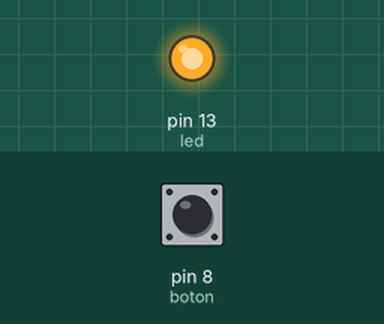
Recording of a sketch running on a simulated Arduino Uno, built with avr-gcc and run on an emulated ATmega328P. On the bench: output pins drawn as LEDs (lit = HIGH). Dashed ring = blinking. Inputs (shaded band) come from the test bench; at power-on: pin 8 (boton) LOW. What the sketch prints to the serial monitor is not drawn.

Above: at 1.2 s.
1.3 s: pin 8 (boton) pulled HIGH for 0.15 s
At 1.37 s:
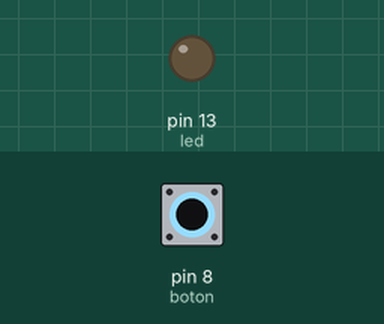
2.9 s: pin 8 (boton) pulled HIGH for 1 s
At 5.1 s:
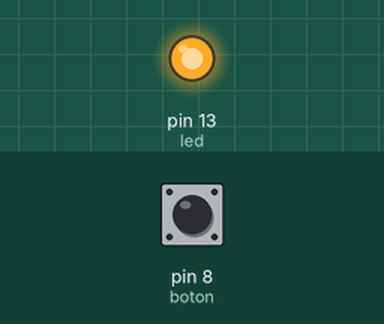
5.4 s: pin 8 (boton) pulsed HIGH 2 times (0.12 s each, 0.3 s apart)
At 5.61 s:
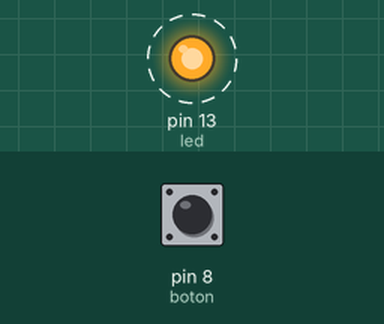
7.5 s: pin 8 (boton) driven HIGH
At 7.9 s:
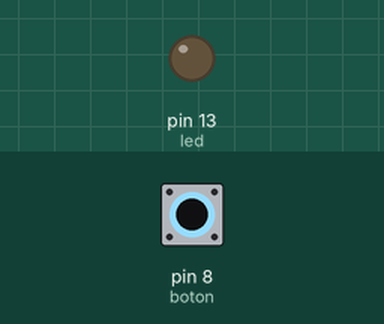
10.5 s: pin 8 (boton) driven LOW
At 11.3 s:
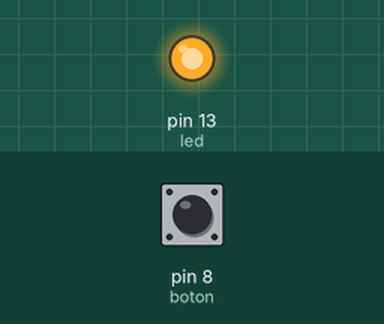
Timing chart, 0 to 13.5 s (numbered marks = the images above; inputs shaded):
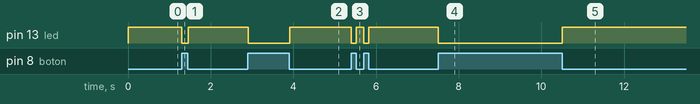

The sketch:

emisor.ino
```cpp
int boton= 8;
int led= 13;

void setup() {
  // put your setup code here, to run once:
pinMode(boton, INPUT );
pinMode(led, OUTPUT );
Serial.begin(9600);
}

void loop() {
  // put your main code here, to run repeatedly:
  if(digitalRead(boton)==HIGH){
  Serial.print('H');
  digitalWrite(led, LOW);
  delay(10);
  }
  else{
  Serial.print('L');
    digitalWrite(led, HIGH);

  delay(10);
  }
}
```

Measured:
- after the input at 1.3 s, pin 13 (led): HIGH → LOW at once, → HIGH 0.15 s later
- after the input at 2.9 s, pin 13 (led): HIGH → LOW at once, → HIGH 1.0 s later
- after the input at 5.4 s, pin 13 (led): alternates HIGH for 0.18 s and LOW for 0.12 s, 4 changes in all, then stays HIGH, starting at once
- after the input at 7.5 s, pin 13 (led): HIGH → LOW at once
- after the input at 10.5 s, pin 13 (led): LOW → HIGH at once
